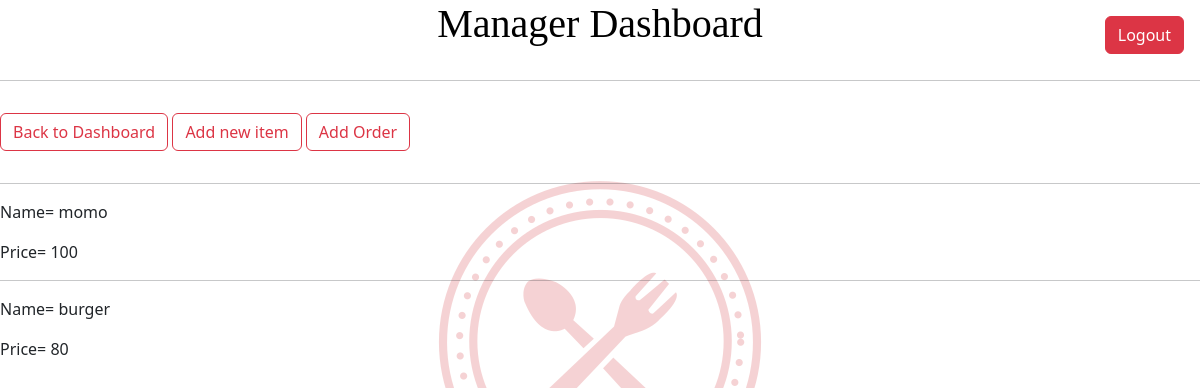
Page /menulist/ (signed in) on the committed database.
### myapp/models.py (models this page shows, shortened)
class Menu(models.Model):
    name=models.CharField(max_length=20)
    price=models.IntegerField()

### myapp/views.py (the view)
# urls.py: path('menulist/',views.MenuList.as_view(), name='indexofmenu'),
class MenuList(LoginRequiredMixin,ListView):
    model=Menu
    context_object_name="menu"
    template_name="resturant/menu_list.html"

### myapp/templates/resturant/menu_list.html (shortened to what this page needs)
{% extends "resturant/base.html" %}
{% block content %}
{% load static %}
<html>
    <head>
        <link href="https://cdn.jsdelivr.net/npm/bootstrap@5.3.3/dist/css/bootstrap.min.css" rel="stylesheet">
    </head>
    <body>
        <a href="{% url 'myapp:base' %}" class="btn btn-outline-danger my-3">Back to Dashboard</a>
        <a href="{% url 'myapp:menucreate' %}" class="btn btn-outline-danger my-3">Add new item</a>
        <a href="{% url 'myapp:addorder' %}" class="btn btn-outline-danger my-3">Add Order</a>
        {% for m in menu %}
            <div>
                <hr>
                <p>Name= {{ m.name }}</p>
                <p>Price= {{ m.price }}</p>
        {% endfor %}
        {% endblock %}

### rows in the picture
Menu: name "momo", price "100"
Menu: name "burger", price "80"
